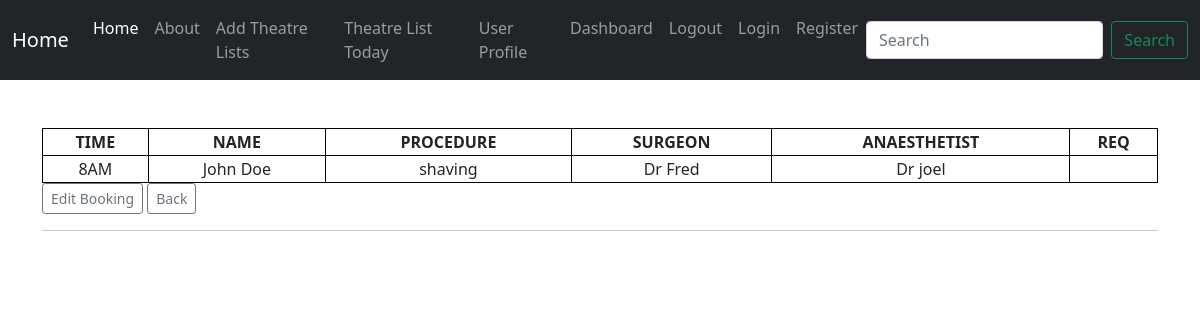
Screenshot of /theatre-lists/1 with the database file from the repository.
### Flask_BMT/models/theatres.py (models this page shows, shortened)
class TheatreList(db.Model):
    __tablename__ = "theatre_lists"
    id = db.Column(db.Integer(), primary_key=True, autoincrement=True)
    created_at = db.Column(
            DateTime, default=datetime.utcnow)
    updated_at = db.Column(
            DateTime, default=datetime.utcnow)
    procedure_time = db.Column(db.String(60), nullable=False, index=True)
    patient_name = db.Column(db.String(128), nullable=False, unique=True, index=True)
    procedure_name = db.Column(db.String(128), nullable=False, index=True)
    surgeon = db.Column(db.String(128), nullable=False, index=True)
    anaesthetist = db.Column(db.String(128), nullable=False, index=True)

### Flask_BMT/main/views.py (the view)
@main.route('/theatre-lists/<int:id>')
def theatre_list(id):
    booking = TheatreList.query.get_or_404(id)
    return render_template("list.html", booking=booking)

### Flask_BMT/main/__init__.py (called while the page is built)
@main.app_context_processor
def inject_permissions():
	return dict(Permission=Permission)

### Flask_BMT/templates/list.html (shortened to what this page needs)
{% extends 'base.html' %}
{% block content %}
<br>
		<table style="width: 100%; border: solid 1px black;">
			<thead>
				<tr style="border: solid 1px black;">
					<th>TIME</th>
					<th>NAME</th>
					<th>PROCEDURE</th>
					<th>SURGEON</th>
					<th>ANAESTHETIST</th>
					<th>REQ</th>
				</tr>
			</thead>
			<tbody>
				<tr style="border: solid 1px black;">
					<td>{{ booking.procedure_time }}</td>
					<td>{{ booking.patient_name }}</td>
					<td>{{ booking.procedure_name }}</td>
					<td>{{ booking.surgeon }}</td>
					<td>{{ booking.anaesthetist }}</td>
				</tr>
			</tbody>
		</table>
		<a href="{{ url_for('main.edit_theatre_list', id=booking.id) }}" class="btn btn-outline-secondary btn-sm"> Edit Booking </a>
		<a href="{{ url_for('main.theatre_lists') }}" class="btn btn-outline-secondary btn-sm"> Back </a>
		<hr><br>
{% endblock %}

### Flask_BMT/templates/base.html (shortened to what this page needs)
<!doctype html>
<html lang="en">
  <head>
    <link href="https://cdn.jsdelivr.net/npm/bootstrap@5.0.2/dist/css/bootstrap.min.css" rel="stylesheet">
  </head>
  <body>
  	{% include 'navbar.html' %}
    <br>
    <div class="container">
		{% block content %}
		{% endblock %}
	<br>
	</div>
  </body>
</html>

### Flask_BMT/templates/navbar.html (shortened to what this page needs)
<nav class="navbar navbar-expand-lg navbar-dark bg-dark">
  <div class="container-fluid">
    <a class="navbar-brand" href="{{ url_for('main.home_page') }}">Home</a>
    <div class="collapse navbar-collapse" id="navbarSupportedContent">
      <ul class="navbar-nav me-auto mb-2 mb-lg-0">
        <li class="nav-item">
                  <a class="nav-link active" aria-current="page" href="{{ url_for('main.home_page') }}">Home</a>
        </li>
        <li class="nav-item">
                  <a class="nav-link" href="{{ url_for('main.about_page') }}">About</a>
        </li>
        <li class="nav-item">
            <a class="nav-link" href="{{ url_for('main.add_lists') }}">Add Theatre Lists</a>
        </li>
        <li class="nav-item">
            <a class="nav-link" href="{{ url_for('main.theatre_lists') }}">Theatre List Today</a>
        </li>
        <li class="nav-item">
            <a class="nav-link" href="{{ url_for('main.user_page', username='<username>') }}">User Profile</a>
        </li>
        <li class="nav-item">
            <a class="nav-link" href="{{ url_for('main.dashboard') }}">Dashboard</a>
        </li>
        <li class="nav-item">
            <a class="nav-link" href="{{ url_for('main.logout') }}">Logout</a>
        </li>
        <li class="nav-item">
            <a class="nav-link" href="{{ url_for('main.login') }}">Login</a>
        </li>
        <li class="nav-item">
            <a class="nav-link" href="{{ url_for('main.register') }}">Register</a>
        </li>
      </ul>
      <form class="d-flex">
        <input class="form-control me-2" type="search" placeholder="Search" aria-label="Search">
        <button class="btn btn-outline-success" type="submit">Search</button>
      </form>
    </div>
  </div>
</nav>

### Flask_BMT/templates/base.html (style rules this page uses)
table, th, td { border: solid 1px black; text-align: center; }

### rows the page displays
TheatreList: procedure_time "8AM", patient_name "John Doe", procedure_name "shaving", surgeon "Dr Fred", anaesthetist "Dr joel"
